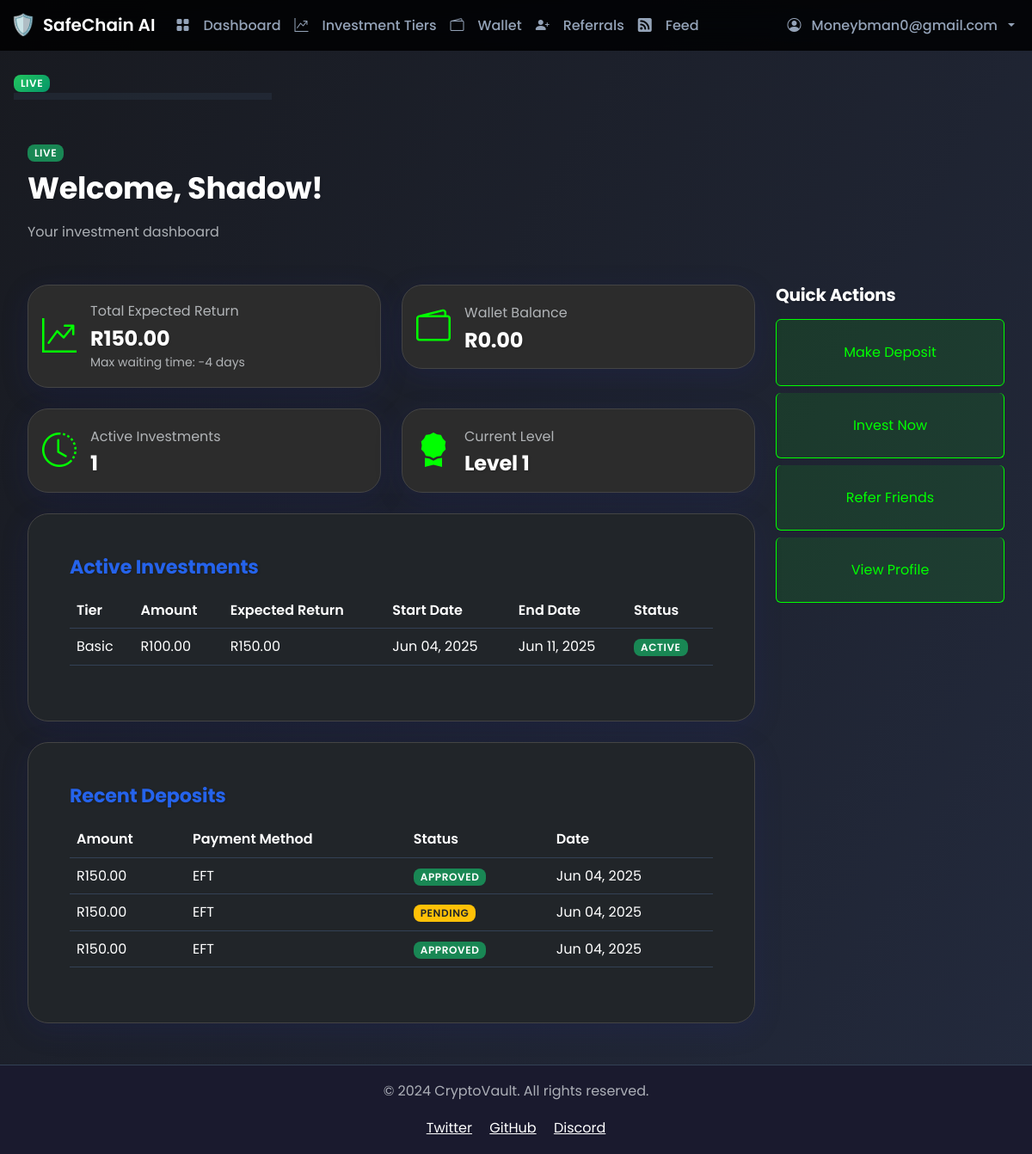
Page /dashboard/ (signed in) on the committed database.
### core/models.py (models this page shows, shortened)
class CustomUser(AbstractUser):
    email = models.EmailField(unique=True)
    phone = models.CharField(max_length=15, blank=True)
    profile_picture = models.ImageField(upload_to='profile_pictures/', null=True, blank=True)
    auto_reinvest = models.BooleanField(default=False)
    total_invested = models.DecimalField(max_digits=12, decimal_places=2, default=0)
    level = models.IntegerField(default=1)
    last_ip = models.GenericIPAddressField(null=True, blank=True)  # Last known IP address
    USERNAME_FIELD = 'email'
    REQUIRED_FIELDS = ['username']
    def get_next_level_threshold(self):
        if self.level == 1:
            return Decimal('10000') - self.total_invested
        elif self.level == 2:
            return Decimal('20000') - self.total_invested
        return Decimal('0')

class Wallet(models.Model):
    user = models.OneToOneField(CustomUser, on_delete=models.CASCADE)
    balance = models.DecimalField(max_digits=12, decimal_places=2, default=0)
    created_at = models.DateTimeField(auto_now_add=True)
    updated_at = models.DateTimeField(auto_now=True)

class Investment(models.Model):
    user = models.ForeignKey(CustomUser, on_delete=models.CASCADE)
    tier = models.ForeignKey(InvestmentTier, on_delete=models.CASCADE)
    amount = models.DecimalField(max_digits=12, decimal_places=2)
    return_amount = models.DecimalField(max_digits=12, decimal_places=2)
    start_date = models.DateTimeField(auto_now_add=True)
    end_date = models.DateTimeField(null=True, blank=True)
    expires_at = models.DateTimeField(default=timezone.now)  # Added default value
    is_active = models.BooleanField(default=True)
    created_at = models.DateTimeField(auto_now_add=True)
    updated_at = models.DateTimeField(auto_now=True)

class InvestmentTier(models.Model):
    name = models.CharField(max_length=100)
    amount = models.DecimalField(max_digits=12, decimal_places=2)
    return_amount = models.DecimalField(max_digits=12, decimal_places=2)
    duration_days = models.IntegerField()
    min_level = models.IntegerField(default=1)
    created_at = models.DateTimeField(auto_now_add=True)
    updated_at = models.DateTimeField(auto_now=True)
    logo = models.ImageField(upload_to='tier_logos/', null=True, blank=True)  # Logo for the tier
    description = models.TextField(blank=True)  # Description of the tier

class Deposit(models.Model):
    STATUS_CHOICES = [
        ('pending', 'Pending'),
        ('approved', 'Approved'),
        ('rejected', 'Rejected'),
    ]
    PAYMENT_METHODS = [
        ('eft', 'EFT'),
        ('cash', 'Cash Deposit'),
    ]
    user = models.ForeignKey(CustomUser, on_delete=models.CASCADE)
    amount = models.DecimalField(max_digits=12, decimal_places=2)
    payment_method = models.CharField(max_length=20, choices=PAYMENT_METHODS)
    proof_image = models.ImageField(upload_to='deposit_proofs/', null=True, blank=True)
    status = models.CharField(max_length=10, choices=STATUS_CHOICES, default='pending')
    created_at = models.DateTimeField(auto_now_add=True)
    updated_at = models.DateTimeField(auto_now=True)
    admin_notes = models.TextField(blank=True)  # Admin notes for approval/rejection

### core/views.py (the view)
# urls.py: path('dashboard/', views.dashboard_view, name='dashboard'),
@login_required
def dashboard_view(request):
    user = request.user
    wallet, created = Wallet.objects.get_or_create(user=user)
    investments = Investment.objects.filter(user=user)
    deposits = Deposit.objects.filter(user=user).order_by('-created_at')
    referrals = Referral.objects.filter(inviter=user)
    referral_rewards = ReferralReward.objects.filter(referrer=user)
    total_referral_earnings = referral_rewards.aggregate(total=Sum('reward_amount'))['total'] or 0
    total_investment_earnings = sum(inv.return_amount - inv.amount for inv in investments if not inv.is_active)
    total_earnings = total_investment_earnings + total_referral_earnings
    active_investments = investments.filter(is_active=True)
    total_expected_return = sum(inv.return_amount for inv in active_investments)
    max_waiting_time = 0
    if active_investments.exists():
        furthest_end_date = max(inv.end_date for inv in active_investments)
        max_waiting_time = (furthest_end_date - timezone.now()).days
    total_deposits = sum(dep.amount for dep in deposits if dep.status == 'approved')
    total_bonus = total_referral_earnings
    active_investments = investments.filter(is_active=True)
    completed_investments = investments.filter(is_active=False)
    available_tiers = InvestmentTier.objects.filter(min_level__lte=user.level)
    next_level_threshold = user.get_next_level_threshold()
    progress_percentage = 0
    if next_level_threshold > 0:
        if user.level == 1:
            progress_percentage = (user.total_invested / Decimal('10000')) * 100
        elif user.level == 2:
            progress_percentage = ((user.total_invested - Decimal('10000')) / Decimal('10000')) * 100
    context = {
        'wallet': wallet,
        'total_earnings': total_earnings,
        'total_expected_return': total_expected_return,
        'max_waiting_time': max_waiting_time,
        'total_deposits': total_deposits,
        'total_bonus': total_bonus,
        'active_investments': active_investments,
        'completed_investments': completed_investments,
        'deposits': deposits,
        'tiers': available_tiers,
        'user_level': user.level,
        'total_invested': user.total_invested,
        'next_level_threshold': next_level_threshold,
        'progress_percentage': progress_percentage,
    }
    return render(request, 'core/dashboard.html', context)

### core/templates/core/dashboard.html (shortened to what this page needs)
{% extends 'base.html' %}
{% load static %}
{% block content %}
<div class="container my-5">
    <div class="mb-5">
        <span class="badge bg-success">Live</span>
        <h1 class="display-5 fw-bold mt-2">Welcome, {{ user.username|default:'Shadow' }}!</h1>
        <p class="text-muted">Your investment dashboard</p>
    </div>
    <div class="row g-4">
        <div class="col-lg-9">
            <div class="row g-4 mb-4">
                <div class="col-md-6">
                    <div class="card stat-card p-3">
                        <div class="d-flex align-items-center">
                            <div class="stat-icon me-3"><i class="bi bi-graph-up-arrow"></i></div>
                            <div>
                                <p class="text-muted mb-1">Total Expected Return</p>
                                <h4 class="fw-bold mb-0">R{{ total_expected_return }}</h4>
                                <small class="text-muted">Max waiting time: {{ max_waiting_time }} days</small>
                            </div>
                        </div>
                    </div>
                </div>
                <div class="col-md-6">
                    <div class="card stat-card p-3">
                         <div class="d-flex align-items-center">
                            <div class="stat-icon me-3"><i class="bi bi-wallet2"></i></div>
                            <div>
                                <p class="text-muted mb-1">Wallet Balance</p>
                                <h4 class="fw-bold mb-0">R{{ user.wallet.balance }}</h4>
                            </div>
                        </div>
                    </div>
                </div>
                <div class="col-md-6">
                    <div class="card stat-card p-3">
                         <div class="d-flex align-items-center">
                            <div class="stat-icon me-3"><i class="bi bi-clock-history"></i></div>
                            <div>
                                <p class="text-muted mb-1">Active Investments</p>
                                <h4 class="fw-bold mb-0">{{ active_investments.count }}</h4>
                            </div>
                        </div>
                    </div>
                </div>
                <div class="col-md-6">
                    <div class="card stat-card p-3">
                         <div class="d-flex align-items-center">
                            <div class="stat-icon me-3"><i class="bi bi-award-fill"></i></div>
                            <div>
                                <p class="text-muted mb-1">Current Level</p>
                                <h4 class="fw-bold mb-0">Level {{ user.level }}</h4>
                            </div>
                        </div>
                    </div>
                </div>
            </div>
            <div class="card bg-dark text-white mb-4">
                <div class="card-body">
                    <h5 class="card-title fw-bold">Active Investments</h5>
                    <div class="table-responsive">
                        <table class="table table-dark table-hover">
                            <thead>
                                <tr>
                                    <th>Tier</th><th>Amount</th><th>Expected Return</th><th>Start Date</th><th>End Date</th><th>Status</th>
                                </tr>
                            </thead>
                            <tbody>
                                {% for investment in active_investments %}
                                <tr>
                                    <td>{{ investment.tier.name }}</td>
                                    <td>R{{ investment.amount }}</td>
                                    <td>R{{ investment.return_amount }}</td>
                                    <td>{{ investment.start_date|date:"M d, Y" }}</td>
                                    <td>{{ investment.end_date|date:"M d, Y" }}</td>
                                    <td>
                                        <span class="badge bg-success">Active</span>
                                    </td>
                                </tr>
                                {% empty %}
                                <tr>
                                    <td colspan="6">No active investments</td>
                                </tr>
                                {% endfor %}
                            </tbody>
                        </table>
                    </div>
                </div>
            </div>
            <div class="card bg-dark text-white">
                <div class="card-body">
                    <h5 class="card-title fw-bold">Recent Deposits</h5>
                    <div class="table-responsive">
                        <table class="table table-dark table-hover">
                            <thead>
                                <tr>
                                    <th>Amount</th><th>Payment Method</th><th>Status</th><th>Date</th>
                                </tr>
                            </thead>
                            <tbody>
                                {% for deposit in deposits %}
                                <tr>
                                    <td>R{{ deposit.amount }}</td>
                                    <td>{{ deposit.get_payment_method_display }}</td>
                                    <td>
                                        {% if deposit.status == 'approved' %}
                                            <span class="badge bg-success">{{ deposit.get_status_display }}</span>
                                        {% elif deposit.status == 'rejected' %}
                                            <span class="badge bg-danger">{{ deposit.get_status_display }}</span>
                                        {% else %}
                                            <span class="badge bg-warning text-dark">{{ deposit.get_status_display }}</span>
                                        {% endif %}
                                    </td>
                                    <td>{{ deposit.created_at|date:"M d, Y" }}</td>
                                </tr>
                                {% empty %}
                                <tr>
                                    <td colspan="4">No recent deposits</td>
                                </tr>
                                {% endfor %}
                            </tbody>
                        </table>
                    </div>
                </div>
            </div>
        </div>
        <div class="col-lg-3">
            <h5 class="fw-bold mb-3">Quick Actions</h5>
            <div class="list-group">
                <a href="{% url 'deposit' %}" class="list-group-item list-group-item-action quick-action-card mb-2 rounded">Make Deposit</a>
                <a href="{% url 'tiers' %}" class="list-group-item list-group-item-action quick-action-card mb-2 rounded">Invest Now</a>
                <a href="{% url 'referral' %}" class="list-group-item list-group-item-action quick-action-card mb-2 rounded">Refer Friends</a>
                <a href="{% url 'profile' %}" class="list-group-item list-group-item-action quick-action-card mb-2 rounded">View Profile</a>
            </div>
        </div>
    </div>
</div>
{% endblock %}

### templates/base.html (shortened to what this page needs)
{% load static %}
<!DOCTYPE html>
<html lang="en" data-bs-theme="dark">
<head>
    <link href="https://cdn.jsdelivr.net/npm/bootstrap@5.3.3/dist/css/bootstrap.min.css" rel="stylesheet">
    <link rel="stylesheet" href="https://cdn.jsdelivr.net/npm/bootstrap-icons@1.11.3/font/bootstrap-icons.min.css">
    <link rel="stylesheet" href="{% static 'css/main.css' %}">
</head>
<body class="bg-dark text-white">
    <nav class="navbar navbar-expand-lg navbar-dark site-header sticky-top py-1">
        <div class="container-fluid">
            <a class="navbar-brand d-flex align-items-center" href="{% url 'home' %}">
                <span style="font-size: 24px;">🛡️</span>
                <span class="ms-2 fs-5">SafeChain AI</span>
            </a>
            <div class="collapse navbar-collapse" id="main-nav">
                <ul class="navbar-nav me-auto mb-2 mb-lg-0">
                    <li class="nav-item"><a href="{% url 'dashboard' %}" class="nav-link"><i class="bi bi-grid-fill me-2"></i>Dashboard</a></li>
                    <li class="nav-item"><a href="{% url 'tiers' %}" class="nav-link"><i class="bi bi-graph-up-arrow me-2"></i>Investment Tiers</a></li>
                    <li class="nav-item"><a href="{% url 'wallet' %}" class="nav-link"><i class="bi bi-wallet2 me-2"></i>Wallet</a></li>
                    <li class="nav-item"><a href="{% url 'referral' %}" class="nav-link"><i class="bi bi-person-plus-fill me-2"></i>Referrals</a></li>
                    <li class="nav-item"><a href="{% url 'feed' %}" class="nav-link"><i class="bi bi-rss-fill me-2"></i>Feed</a></li>
                </ul>
                <div class="d-flex align-items-center navbar-nav">
                    {% if user.is_authenticated %}
                        <div class="nav-item dropdown">
                            <a href="#" class="nav-link dropdown-toggle" data-bs-toggle="dropdown" role="button" aria-expanded="false">
                                <i class="bi bi-person-circle me-1"></i>
                                {{ user.email }}
                            </a>
                        </div>
                    {% else %}
                        <a href="{% url 'login' %}" class="btn btn-outline-light me-2">Log In</a>
                        <a href="{% url 'register' %}" class="btn btn-primary">Register</a>
                    {% endif %}
                </div>
            </div>
        </div>
    </nav>
    <main class="container mt-4">
        <span class="badge badge-success">Live</span>
        <div class="progress" style="max-width:300px;margin-bottom:1.5rem;"><div class="progress-bar" style="width: 80%"></div></div>
        {% block content %}{% endblock %}
    </main>
    <footer class="footer mt-auto py-3 bg-dark">
        <div class="container text-center">
            <p class="text-muted">© 2024 CryptoVault. All rights reserved.</p>
            <div>
                <a href="#" class="text-white me-3">Twitter</a>
                <a href="#" class="text-white me-3">GitHub</a>
                <a href="#" class="text-white">Discord</a>
            </div>
        </div>
    </footer>
</body>
</html>

### rows in the picture
CustomUser: email "Moneybman0@gmail.com", username "Shadow", wallet.balance "0.00", level "1"
Investment: tier.name "Basic", amount "100.00", return_amount "150.00", start_date "Jun 04, 2025", end_date "Jun 11, 2025"
Deposit: amount "150.00", payment_method "EFT", status "APPROVED", created_at "Jun 04, 2025"
Deposit: amount "150.00", payment_method "EFT", status "PENDING", created_at "Jun 04, 2025"
Deposit: amount "150.00", payment_method "EFT", status "APPROVED", created_at "Jun 04, 2025"

### other values in the picture
{{ total_expected_return }} "150.00"
{{ max_waiting_time }} "-4"
{{ active_investments.count }} "1"
